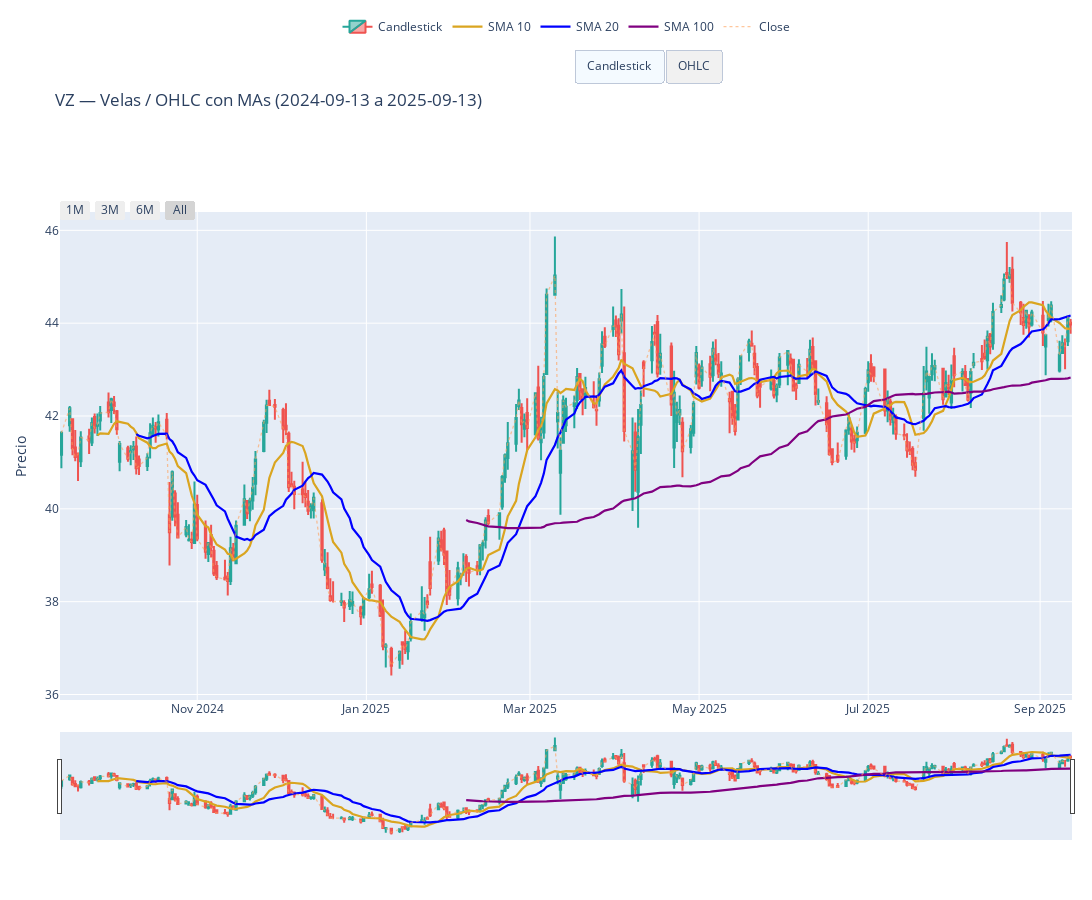

The code cell stored with this chart in its notebook:
### Code cell
# Uso
plot_interactive_candlestick_ohlc(
    ticker_symbol, start_date, end_date,
    ma_fast=MARapida, ma_slow=MALenta, ma_corr=MACorr,
)

### Figure 1 — Plotly figure (JSON) as saved in the notebook; plotly's stock layout.template omitted (floating-point values rounded to 4 significant figures; data arrays with more than 128 entries replaced by an {"elided": "..."} marker saying what was removed)
{"data": [{"close": {"elided": "250 float values"}, "decreasing": {"line": {"color": "#ef5350"}}, "high": {"elided": "250 float values"}, "hoverinfo": "text+x+y", "hovertext": {"elided": "250 str values"}, "increasing": {"line": {"color": "#26a69a"}}, "low": {"elided": "250 float values"}, "name": "Candlestick", "open": {"elided": "250 float values"}, "type": "candlestick", "visible": true, "x": {"elided": "250 str values"}}, {"close": {"elided": "250 float values"}, "decreasing": {"line": {"color": "#ef5350"}}, "high": {"elided": "250 float values"}, "hoverinfo": "text+x+y", "hovertext": {"elided": "250 str values"}, "increasing": {"line": {"color": "#26a69a"}}, "low": {"elided": "250 float values"}, "name": "OHLC", "open": {"elided": "250 float values"}, "type": "ohlc", "visible": false, "x": {"elided": "250 str values"}}, {"hovertemplate": "SMA Rápida: %{y:.2f}<extra></extra>", "line": {"color": "goldenrod", "width": 2.2}, "mode": "lines", "name": "SMA 10", "type": "scatter", "x": {"elided": "250 str values"}, "y": {"elided": "250 float values"}}, {"hovertemplate": "SMA Lenta: %{y:.2f}<extra></extra>", "line": {"color": "blue", "width": 2.2}, "mode": "lines", "name": "SMA 20", "type": "scatter", "x": {"elided": "250 str values"}, "y": {"elided": "250 float values"}}, {"hovertemplate": "SMA Corr: %{y:.2f}<extra></extra>", "line": {"color": "purple", "width": 2.2}, "mode": "lines", "name": "SMA 100", "type": "scatter", "x": {"elided": "250 str values"}, "y": {"elided": "250 float values"}}, {"hovertemplate": "Close: %{y:.2f}<extra></extra>", "line": {"dash": "dot", "width": 1.3}, "mode": "lines", "name": "Close", "opacity": 0.6, "type": "scatter", "x": {"elided": "250 str values"}, "y": {"elided": "250 float values"}}], "layout": {"height": 900, "hovermode": "x unified", "legend": {"orientation": "h", "x": 0.5, "xanchor": "center", "y": 1.35, "yanchor": "bottom"}, "margin": {"b": 60, "l": 60, "r": 20, "t": 120}, "title": {"text": "VZ — Velas / OHLC con MAs (2024-09-13 a 2025-09-13)"}, "updatemenus": [{"bgcolor": "rgba(240,240,240,0.9)", "buttons": [{"args": [{"visible": [true, false, true, true, true]}], "label": "Candlestick", "method": "update"}, {"args": [{"visible": [false, true, true, true, true]}], "label": "OHLC", "method": "update"}], "direction": "right", "pad": {"b": 8, "l": 8, "r": 8, "t": 8}, "type": "buttons", "x": 0.5, "xanchor": "left", "y": 1.35, "yanchor": "top"}], "width": 1250, "xaxis": {"anchor": "y", "domain": [0, 1], "rangeselector": {"buttons": [{"count": 1, "label": "1M", "step": "month", "stepmode": "backward"}, {"count": 3, "label": "3M", "step": "month", "stepmode": "backward"}, {"count": 6, "label": "6M", "step": "month", "stepmode": "backward"}, {"label": "All", "step": "all"}], "y": 1.08, "yanchor": "top"}, "rangeslider": {"visible": true}, "type": "date"}, "yaxis": {"anchor": "x", "domain": [0, 1], "title": {"text": "Precio"}}}}
